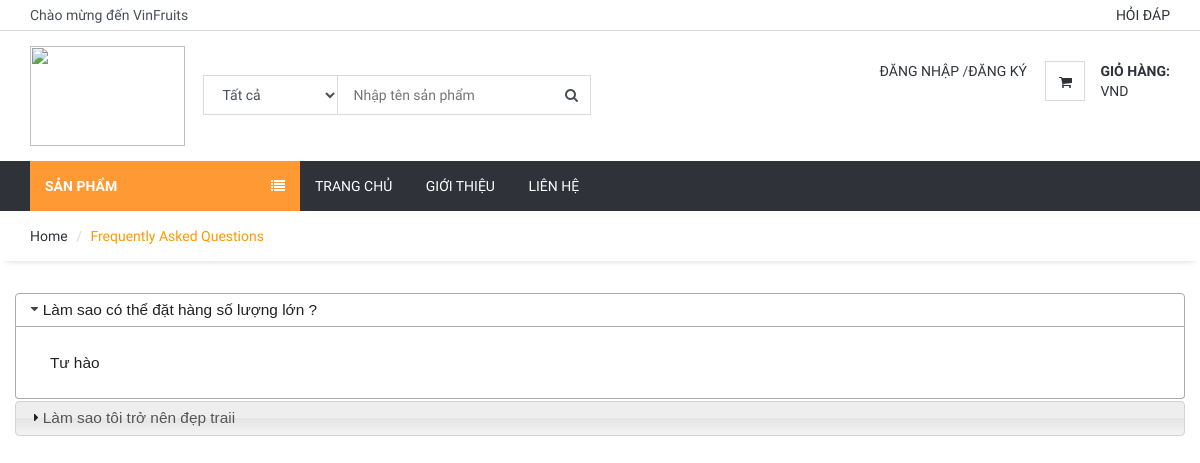
Screenshot of /faq/ with the database file from the repository.
### home/models.py (models this page shows, shortened)
class FAQ(models.Model):
    STATUS = (
        ('True', 'True'),
        ('False', 'False'),
    )
    ordernumber = models.IntegerField()
    question = models.CharField(max_length=200)
    answer = RichTextUploadingField(blank=True)
    status=models.CharField(max_length=10, choices=STATUS)
    create_at=models.DateTimeField(auto_now_add=True)
    update_at=models.DateTimeField(auto_now=True)

### home/views.py (the view)
# urls.py: path('faq/', views.faq, name='faq'),
def faq(request):
    category = Category.objects.all()
    faq = FAQ.objects.filter(status="True").order_by("ordernumber")
    context = {
        'faq': faq,
        'category': category,
    }
    return render(request, 'home/faq.html', context)

### home/templates/home/faq.html (shortened to what this page needs)
{% extends 'home/homebase.html' %}
{% block sidebar %} {% include 'home/sidebar.html' %} {% endblock %}
{% block body %}
    <div id="breadcrumb">
        <div class="container">
            <ul class="breadcrumb">
                <li><a href="/">Home</a></li>
                <li class="active">Frequently Asked Questions</li>
            </ul>
        </div>
    </div>
    <div class="section">
        <div class="container">
            <div class="row">
                <div id="accordion">
                    {% for rs in faq %}
                        <h3>{{ rs.question }}</h3>
                        <div>
                            <p>
                                {{ rs.answer | safe }}
                            </p>
                        </div>
                    {% endfor %}
                </div>
            </div>
        </div>
    </div>
{% endblock %}

### home/static/css/style.css (style rules this page uses)
body { font-family: 'Hind', sans-serif; color: #4A4E5A; overflow-x: hidden; }
h1, h2, h3, h4, h5, h6 { color: #30323A; margin: 0 0 10px; font-weight: 700; }
a { color: #30323A; -webkit-transition: 0.3s color; transition: 0.3s color; }
ul, ol { margin: 0; padding: 0; list-style: none }
.section { padding-top: 30px; padding-bottom: 30px; }
#breadcrumb { -webkit-box-shadow: 0px 6px 6px -6px rgba(0, 0, 0, 0.175); box-shadow: 0px 6px 6px -6px rgba(0, 0, 0, 0.175); }
.breadcrumb { background-color: transparent; border: none; border-radius: 0px; padding: 15px 0px; margin: 0; }
.breadcrumb>.active { color: #ff9900; }
.breadcrumb>li+li:before { color: #DADADA; }

### rows the page displays
FAQ: question "Làm sao có thể đặt hàng số lượng lớn ?", answer "Tư hào"
FAQ: question "Làm sao tôi trở nên đẹp traii"
